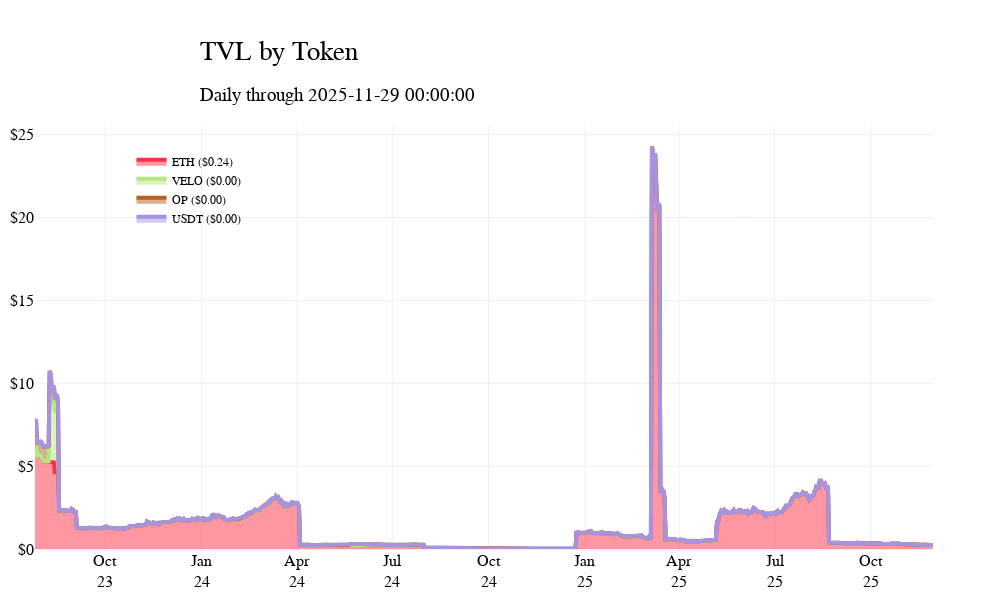

Source (notebook cell):
### Code cell
cm = ChartMaker(shuffle_colors=True)
cm.build(
    df = df_balances[df_balances.index >= '2023-01-01'],
    groupby_col='symbol',
    num_col='value_usd',
    title='TVL by Token',
    chart_type={'y1':'area'},
    options = {
        'margin':dict(t=125),
        'annotations':False,
        'tickformat': dict(x='%b<br>%y'),
        'tickprefix':{'y1':'$'},
        'decimals': True,
        'barmode':'relative',
        'legend_placement':dict(x=0.1,y=0.95),
        "dimensions": dict(width=1000, height=600),
    },
)
cm.add_title(
    subtitle=f'Daily through {df_balances.index.max()}',
    x=0.2,
    y=0.9
)
# cm.add_annotations()
cm.show_fig()

### Figure 1 — Plotly figure (JSON) as saved in the notebook; plotly's stock layout.template omitted (floating-point values rounded to 4 significant figures; data arrays with more than 128 entries replaced by an {"elided": "..."} marker saying what was removed)
{"data": [{"line": {"color": "#ff3146", "width": 4}, "mode": "lines", "name": "ETH ($0.24)", "showlegend": true, "stackgroup": "one", "type": "scatter", "x": {"elided": "858 str values"}, "xaxis": "x", "y": {"elided": "858 float values"}, "yaxis": "y"}, {"line": {"color": "#B6E880", "width": 4}, "mode": "lines", "name": "VELO ($0.00)", "showlegend": true, "stackgroup": "one", "type": "scatter", "x": {"elided": "858 str values"}, "xaxis": "x", "y": {"elided": "858 float values"}, "yaxis": "y"}, {"line": {"color": "#ba5e21", "width": 4}, "mode": "lines", "name": "OP ($0.00)", "showlegend": true, "stackgroup": "one", "type": "scatter", "x": {"elided": "858 str values"}, "xaxis": "x", "y": {"elided": "858 float values"}, "yaxis": "y"}, {"line": {"color": "#a793e1", "width": 4}, "mode": "lines", "name": "USDT ($0.00)", "showlegend": true, "stackgroup": "one", "type": "scatter", "x": {"elided": "858 str values"}, "xaxis": "x", "y": {"elided": "858 float values"}, "yaxis": "y"}], "layout": {"autosize": true, "barmode": "relative", "font": {"color": "black", "family": "Cardo", "size": 16}, "height": 600, "hovermode": "x unified", "legend": {"bgcolor": "rgba(0,0,0,0)", "bordercolor": "rgba(0,0,0,0)", "borderwidth": 1, "font": {"color": "black", "family": "Cardo", "size": 12}, "orientation": "v", "traceorder": "normal", "x": 0.1, "xanchor": "left", "y": 0.95, "yanchor": "top"}, "margin": {"b": 10, "l": 10, "r": 10, "t": 125}, "title": {"font": {"color": "black", "family": "Cardo", "size": 27}, "text": "<span style='color: black; font-weight: normal;'>TVL by Token</span><br><sub style='font-size: 18px; color: black; font-weight: normal;'>Daily through 2025-11-29 00:00:00</sub>", "x": 0.2, "xanchor": "left", "y": 0.9, "yanchor": "top"}, "width": 1000, "xaxis": {"anchor": "y", "domain": [0, 0.94], "tickfont": {"color": "black"}, "tickformat": "%b<br>%y", "tickmode": "auto"}, "xaxis2": {"overlaying": "x", "side": "top", "tickfont": {"color": "black"}, "tickformat": "%b<br>%y", "tickmode": "auto"}, "yaxis": {"anchor": "x", "color": "black", "domain": [0, 1], "showticklabels": true, "tickfont": {"color": "black"}, "tickprefix": "$"}, "yaxis2": {"anchor": "x", "color": "black", "overlaying": "y", "side": "right", "tickfont": {"color": "black"}}}}
